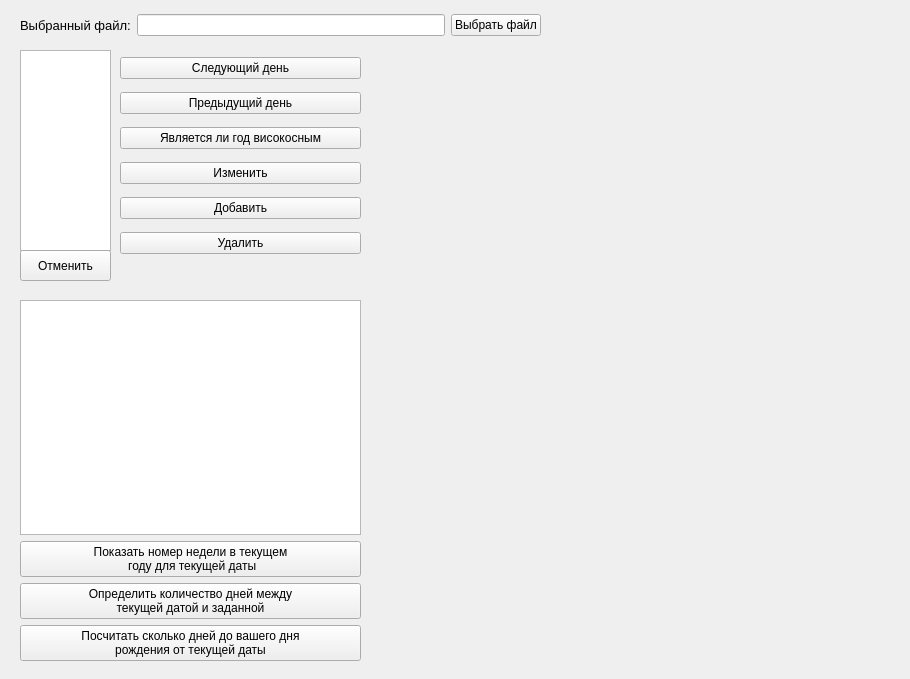
<?xml version="1.0" encoding="UTF-8"?>
<ui version="4.0">
 <class>MainWindow</class>
 <widget class="QMainWindow" name="MainWindow">
  <property name="geometry">
   <rect>
    <x>0</x>
    <y>0</y>
    <width>910</width>
    <height>679</height>
   </rect>
  </property>
  <property name="windowTitle">
   <string>MainWindow</string>
  </property>
  <widget class="QWidget" name="centralwidget">
   <widget class="QListWidget" name="listWidget">
    <property name="geometry">
     <rect>
      <x>20</x>
      <y>50</y>
      <width>91</width>
      <height>201</height>
     </rect>
    </property>
    <property name="sizePolicy">
     <sizepolicy hsizetype="Fixed" vsizetype="Expanding">
      <horstretch>0</horstretch>
      <verstretch>0</verstretch>
     </sizepolicy>
    </property>
    <property name="baseSize">
     <size>
      <width>101</width>
      <height>101</height>
     </size>
    </property>
    <property name="font">
     <font>
      <pointsize>11</pointsize>
     </font>
    </property>
    <property name="cursor" stdset="0">
     <cursorShape>PointingHandCursor</cursorShape>
    </property>
    <property name="verticalScrollBarPolicy">
     <enum>Qt::ScrollBarAlwaysOff</enum>
    </property>
    <property name="horizontalScrollBarPolicy">
     <enum>Qt::ScrollBarAlwaysOff</enum>
    </property>
   </widget>
   <widget class="QPushButton" name="pushButton">
    <property name="geometry">
     <rect>
      <x>20</x>
      <y>250</y>
      <width>91</width>
      <height>31</height>
     </rect>
    </property>
    <property name="text">
     <string>Отменить</string>
    </property>
   </widget>
   <widget class="QWidget" name="layoutWidget">
    <property name="geometry">
     <rect>
      <x>120</x>
      <y>50</y>
      <width>241</width>
      <height>211</height>
     </rect>
    </property>
    <layout class="QVBoxLayout" name="verticalLayout">
     <item>
      <widget class="QPushButton" name="pushButton_nextDay">
       <property name="text">
        <string>Следующий день</string>
       </property>
      </widget>
     </item>
     <item>
      <widget class="QPushButton" name="pushButton_5">
       <property name="text">
        <string>Предыдущий день</string>
       </property>
      </widget>
     </item>
     <item>
      <widget class="QPushButton" name="pushButton_isLeap">
       <property name="text">
        <string>Является ли год високосным</string>
       </property>
      </widget>
     </item>
     <item>
      <widget class="QPushButton" name="pushButton_edit">
       <property name="text">
        <string>Изменить</string>
       </property>
      </widget>
     </item>
     <item>
      <widget class="QPushButton" name="pushButton_add">
       <property name="text">
        <string>Добавить</string>
       </property>
      </widget>
     </item>
     <item>
      <widget class="QPushButton" name="pushButton_delete">
       <property name="text">
        <string>Удалить</string>
       </property>
      </widget>
     </item>
    </layout>
   </widget>
   <widget class="QWidget" name="layoutWidget">
    <property name="geometry">
     <rect>
      <x>20</x>
      <y>300</y>
      <width>341</width>
      <height>361</height>
     </rect>
    </property>
    <layout class="QVBoxLayout" name="verticalLayout_2">
     <item>
      <widget class="QTextBrowser" name="textBrowser"/>
     </item>
     <item>
      <layout class="QVBoxLayout" name="verticalLayout_3">
       <item>
        <widget class="QPushButton" name="pushButton_week">
         <property name="text">
          <string>Показать номер недели в текущем
 году для текущей даты</string>
         </property>
        </widget>
       </item>
       <item>
        <widget class="QPushButton" name="pushButton_duration">
         <property name="text">
          <string>Определить количество дней между
текущей датой и заданной</string>
         </property>
        </widget>
       </item>
       <item>
        <widget class="QPushButton" name="pushButton_daysTillYourBirthday">
         <property name="enabled">
          <bool>true</bool>
         </property>
         <property name="text">
          <string>Посчитать сколько дней до вашего дня
рождения от текущей даты</string>
         </property>
        </widget>
       </item>
      </layout>
     </item>
    </layout>
   </widget>
   <widget class="QWidget" name="layoutWidget">
    <property name="geometry">
     <rect>
      <x>20</x>
      <y>10</y>
      <width>521</width>
      <height>31</height>
     </rect>
    </property>
    <layout class="QHBoxLayout" name="horizontalLayout">
     <item>
      <widget class="QLabel" name="label">
       <property name="font">
        <font>
         <pointsize>10</pointsize>
        </font>
       </property>
       <property name="text">
        <string>Выбранный файл:</string>
       </property>
      </widget>
     </item>
     <item>
      <widget class="QLineEdit" name="lineEdit"/>
     </item>
     <item>
      <widget class="QPushButton" name="pushButton_file">
       <property name="text">
        <string>Выбрать файл</string>
       </property>
      </widget>
     </item>
    </layout>
   </widget>
  </widget>
 </widget>
 <resources/>
 <connections/>
</ui>
